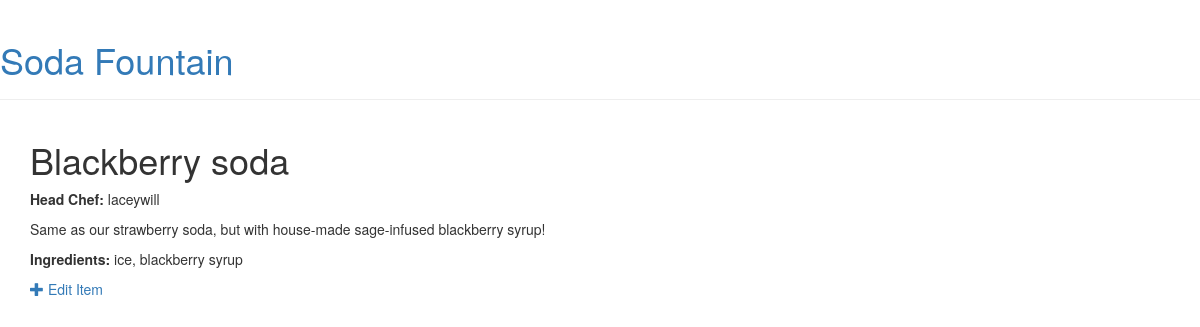
Page /menu/item/3/ on the committed database.
### menu/models.py (models this page shows, shortened)
class Item(models.Model):
    name = models.CharField(max_length=200)
    description = models.TextField()
    chef = models.ForeignKey('auth.User')
    created_date = models.DateTimeField(
            default=timezone.now)
    standard = models.BooleanField(default=False)
    ingredients = models.ManyToManyField('Ingredient')

class Ingredient(models.Model):
    name = models.CharField(max_length=200)
    def __str__(self):
        return self.name

### menu/views.py (the view)
# urls.py: url(r'^menu/item/(?P<pk>\d+)/$', views.item_detail, name='item_detail'),
def item_detail(request, pk):
    try:
        item = Item.objects.get(pk=pk)
    except ObjectDoesNotExist:
        raise Http404
    return render(request, 'menu/item_detail.html', {'item': item})

### menu/templates/menu/item_detail.html (shortened to what this page needs)
{% extends "menu/layout.html" %}
{% block content %}
    <h1>{{ item.name }}</h1>
    <p><strong>Head Chef:</strong> {{ item.chef }}</p>
    <p>{{ item.description }}</p>
    <p><strong>Ingredients: </strong>{{ item.ingredients.all|join:", " }}</p>
    <a href="{% url 'item_edit' pk=item.pk %}" class="top-menu"><span class="glyphicon glyphicon-plus"></span> Edit Item</a>
{% endblock %}

### rows in the picture
Item: name "Blackberry soda", chef "laceywill", description "Same as our strawberry soda, but with house-made sage-infused blackberry syrup!", ingredients.all "ice, blackberry syrup"
